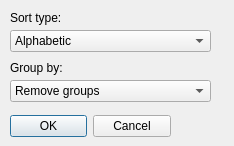
<?xml version="1.0" encoding="UTF-8"?>
<ui version="4.0">
 <class>LayerSortingDialogBase</class>
 <widget class="QDialog" name="LayerSortingDialogBase">
  <property name="geometry">
   <rect>
    <x>0</x>
    <y>0</y>
    <width>234</width>
    <height>146</height>
   </rect>
  </property>
  <property name="windowTitle">
   <string>Layer sorting</string>
  </property>
  <widget class="QDialogButtonBox" name="button_box">
   <property name="geometry">
    <rect>
     <x>10</x>
     <y>110</y>
     <width>161</width>
     <height>32</height>
    </rect>
   </property>
   <property name="orientation">
    <enum>Qt::Horizontal</enum>
   </property>
   <property name="standardButtons">
    <set>QDialogButtonBox::Cancel|QDialogButtonBox::Ok</set>
   </property>
  </widget>
  <widget class="QComboBox" name="cbSortType">
   <property name="geometry">
    <rect>
     <x>10</x>
     <y>30</y>
     <width>201</width>
     <height>22</height>
    </rect>
   </property>
   <item>
    <property name="text">
     <string>Alphabetic</string>
    </property>
   </item>
   <item>
    <property name="text">
     <string>Feature count</string>
    </property>
   </item>
  </widget>
  <widget class="QLabel" name="lbSortType">
   <property name="geometry">
    <rect>
     <x>10</x>
     <y>10</y>
     <width>81</width>
     <height>16</height>
    </rect>
   </property>
   <property name="text">
    <string>Sort type:</string>
   </property>
  </widget>
  <widget class="QLabel" name="lbGrouping">
   <property name="geometry">
    <rect>
     <x>10</x>
     <y>60</y>
     <width>81</width>
     <height>16</height>
    </rect>
   </property>
   <property name="text">
    <string>Group by:</string>
   </property>
  </widget>
  <widget class="QComboBox" name="cbGrouping">
   <property name="geometry">
    <rect>
     <x>10</x>
     <y>80</y>
     <width>201</width>
     <height>22</height>
    </rect>
   </property>
   <item>
    <property name="text">
     <string>Remove groups</string>
    </property>
   </item>
  </widget>
 </widget>
 <resources/>
 <connections>
  <connection>
   <sender>button_box</sender>
   <signal>accepted()</signal>
   <receiver>LayerSortingDialogBase</receiver>
   <slot>accept()</slot>
   <hints>
    <hint type="sourcelabel">
     <x>20</x>
     <y>20</y>
    </hint>
    <hint type="destinationlabel">
     <x>20</x>
     <y>20</y>
    </hint>
   </hints>
  </connection>
  <connection>
   <sender>button_box</sender>
   <signal>rejected()</signal>
   <receiver>LayerSortingDialogBase</receiver>
   <slot>reject()</slot>
   <hints>
    <hint type="sourcelabel">
     <x>20</x>
     <y>20</y>
    </hint>
    <hint type="destinationlabel">
     <x>20</x>
     <y>20</y>
    </hint>
   </hints>
  </connection>
 </connections>
</ui>
